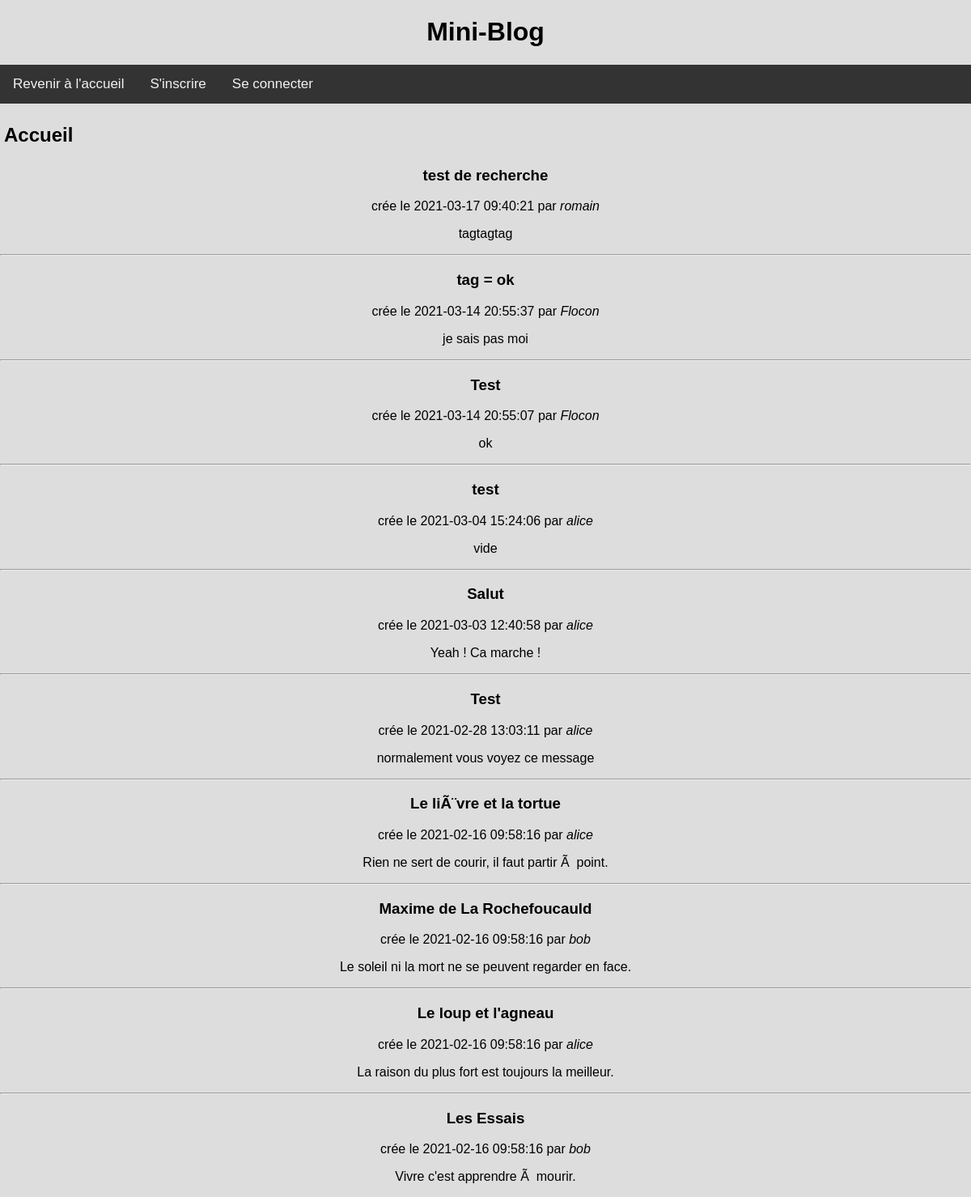
Before: / with the older database file.
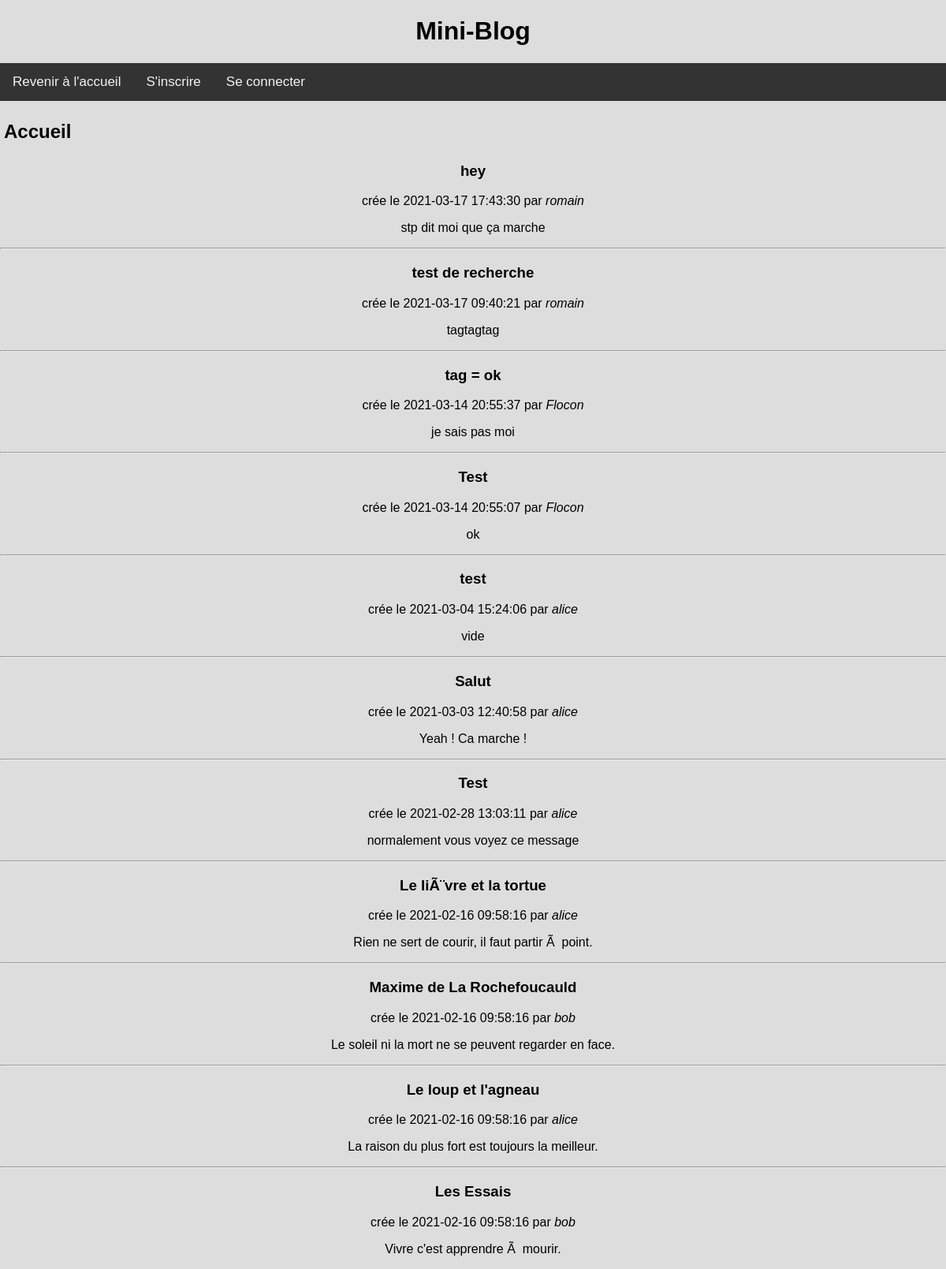
After: the same page with the newer database file.
### tables this page shows
CREATE TABLE articles ( -- post
  id        INTEGER     PRIMARY KEY AUTOINCREMENT,
  auteur_id INTEGER     NOT NULL REFERENCES membres (id),
  cree_le   TIMESTAMP   NOT NULL DEFAULT CURRENT_TIMESTAMP,
  titre     VARCHAR(50) NOT NULL,
  contenu   TEXT        NOT NULL
);

CREATE TABLE membres ( -- user
  id    INTEGER         PRIMARY KEY AUTOINCREMENT,
  login VARCHAR(20)     UNIQUE NOT NULL,
  mdp   VARCHAR(100)    NOT NULL
);

### app.py (the view)
@app.route('/', methods=["GET", "POST"])
def accueil():
    return render_template('accueil.html', articles=db.recuperer_articles())

### outils/data_base.py (called while the page is built)
    def recuperer_articles(self):  # renvoie une liste de tuples
        self.conn = sql.connect(self.dir)
        with self.conn as c:
            curs = c.execute(
                """SELECT articles.id AS id_article, login, cree_le, titre, contenu
                    FROM membres JOIN articles
                    ON membres.id = articles.auteur_id
                    ORDER BY articles.cree_le DESC
                """
            )
            return curs.fetchall()

### templates/accueil.html (shortened to what this page needs)
{% extends 'base.html' %}
{% block entete %}
<link href="static/accueil.css" rel="stylesheet">
  <h1 style="padding:5px">
    {% block titre %}Accueil{% endblock %}
  </h1>
{% endblock %}
{% block contenu %}
    {% for article_id, login, cree_le, titre, contenu in articles %}
        <center><article>
          <head>
            <h1>{{ titre }}</h1>
            <aside>
              crée le {{ cree_le }} par <em>{{ login }}</em>
            </aside>
          </head>
          <p class="contenu">{{ contenu }}</p>
          {% if not loop.last %}
          <hr/>
          {% endif %}
        </article></center>
    {% endfor %}
{% endblock %}

### templates/base.html (shortened to what this page needs)
<!doctype html>
<html>
  <head>
    {% include 'head.html' %}
  </head>
  <body style="background-color:#ddd">
    <section>
      <header>
        {% block entete %}{% endblock %}
      </header>
        {% block contenu %}{% endblock %}
    </section>
  </body>
</html>

### templates/head.html
<link href="static/head.css" rel="stylesheet">
<h1>
  <center>Mini-Blog</center>
</h1>
  {% if 'login' in session %}
    <div class="cleannav">
      <a href="{{ url_for('page_perso') }}">{{ session['login'] }}</a>
      <a href="{{ url_for('accueil') }}">Revenir à l'accueil</a>
      <a href="{{ url_for('logout') }}">Se déconnecter</a>
      <a href="{{ url_for('suppr_compte') }}">Supprimer compte</a>
    </div>
  {% else %}
    <div class="cleannav">
      <a href="{{ url_for('accueil') }}">Revenir à l'accueil</a>
      <a href="{{ url_for('inscrire') }}">S'inscrire</a>
      <a href="{{ url_for('login') }}">Se connecter</a>
    </div>
  {% endif %}

### static/head.css (style rules this page uses)
body { margin: 0; padding: 0; font-family: Arial, Helvetica, sans-serif; background-color: #333 }
.cleannav { overflow: hidden; background-color: #333; }
.cleannav a { float: left; color: #f2f2f2; text-align: center; padding: 14px 16px; text-decoration: none; font-size: 17px; }

### static/accueil.css (style rules this page uses)
body { margin: 0; padding: 0; font-family: Arial, Helvetica, sans-serif; background-color: #333; }

Changed rows visible on the page:
added articles: titre "hey", cree_le "2021-03-17 17:43:30", login "romain", contenu "stp dit moi que ça marche"
